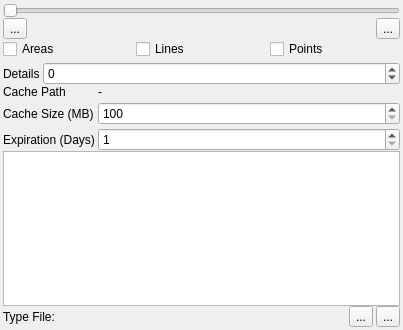
<?xml version="1.0" encoding="UTF-8"?>
<ui version="4.0">
 <class>IMapPropSetup</class>
 <widget class="QWidget" name="IMapPropSetup">
  <property name="geometry">
   <rect>
    <x>0</x>
    <y>0</y>
    <width>403</width>
    <height>330</height>
   </rect>
  </property>
  <property name="windowTitle">
   <string>Form</string>
  </property>
  <layout class="QVBoxLayout" name="verticalLayout">
   <property name="spacing">
    <number>0</number>
   </property>
   <property name="leftMargin">
    <number>3</number>
   </property>
   <property name="topMargin">
    <number>3</number>
   </property>
   <property name="rightMargin">
    <number>3</number>
   </property>
   <property name="bottomMargin">
    <number>3</number>
   </property>
   <item>
    <widget class="QSlider" name="sliderOpacity">
     <property name="toolTip">
      <string>&lt;html&gt;&lt;head/&gt;&lt;body&gt;&lt;p&gt;Change opacity of map&lt;/p&gt;&lt;/body&gt;&lt;/html&gt;</string>
     </property>
     <property name="orientation">
      <enum>Qt::Orientation::Horizontal</enum>
     </property>
    </widget>
   </item>
   <item>
    <layout class="QHBoxLayout" name="horizontalLayout">
     <property name="spacing">
      <number>3</number>
     </property>
     <item>
      <widget class="QToolButton" name="toolSetMinScale">
       <property name="toolTip">
        <string>Click to use the current zoom as maximum 
zoom-in to display the map.</string>
       </property>
       <property name="text">
        <string>...</string>
       </property>
       <property name="icon">
        <iconset resource="../resources.qrc">
         <normaloff>:/icons/8x8/bullet_green.png</normaloff>
         <normalon>:/icons/8x8/bullet_red.png</normalon>:/icons/8x8/bullet_green.png</iconset>
       </property>
       <property name="iconSize">
        <size>
         <width>8</width>
         <height>8</height>
        </size>
       </property>
       <property name="checkable">
        <bool>true</bool>
       </property>
      </widget>
     </item>
     <item>
      <widget class="CScaleWidget" name="widgetScale" native="true"/>
     </item>
     <item>
      <widget class="QToolButton" name="toolSetMaxScale">
       <property name="toolTip">
        <string>Click to use the current zoom as maximum 
zoom-out to display the map.</string>
       </property>
       <property name="text">
        <string>...</string>
       </property>
       <property name="icon">
        <iconset resource="../resources.qrc">
         <normaloff>:/icons/8x8/bullet_green.png</normaloff>
         <normalon>:/icons/8x8/bullet_red.png</normalon>:/icons/8x8/bullet_green.png</iconset>
       </property>
       <property name="iconSize">
        <size>
         <width>8</width>
         <height>8</height>
        </size>
       </property>
       <property name="checkable">
        <bool>true</bool>
       </property>
      </widget>
     </item>
    </layout>
   </item>
   <item>
    <widget class="QFrame" name="frameVectorItems">
     <property name="frameShape">
      <enum>QFrame::Shape::NoFrame</enum>
     </property>
     <property name="frameShadow">
      <enum>QFrame::Shadow::Plain</enum>
     </property>
     <layout class="QVBoxLayout" name="verticalLayout_4">
      <property name="spacing">
       <number>3</number>
      </property>
      <property name="leftMargin">
       <number>0</number>
      </property>
      <property name="topMargin">
       <number>0</number>
      </property>
      <property name="rightMargin">
       <number>0</number>
      </property>
      <property name="bottomMargin">
       <number>0</number>
      </property>
      <item>
       <layout class="QHBoxLayout" name="horizontalLayout_2">
        <item>
         <widget class="QCheckBox" name="checkPolygons">
          <property name="text">
           <string>Areas</string>
          </property>
         </widget>
        </item>
        <item>
         <widget class="QCheckBox" name="checkPolylines">
          <property name="text">
           <string>Lines</string>
          </property>
         </widget>
        </item>
        <item>
         <widget class="QCheckBox" name="checkPoints">
          <property name="text">
           <string>Points</string>
          </property>
         </widget>
        </item>
       </layout>
      </item>
      <item>
       <layout class="QHBoxLayout" name="horizontalLayout_3">
        <item>
         <widget class="QLabel" name="label_4">
          <property name="sizePolicy">
           <sizepolicy hsizetype="Maximum" vsizetype="Preferred">
            <horstretch>0</horstretch>
            <verstretch>0</verstretch>
           </sizepolicy>
          </property>
          <property name="text">
           <string>Details</string>
          </property>
         </widget>
        </item>
        <item>
         <widget class="QSpinBox" name="spinAdjustDetails">
          <property name="minimum">
           <number>-5</number>
          </property>
          <property name="maximum">
           <number>5</number>
          </property>
         </widget>
        </item>
       </layout>
      </item>
     </layout>
    </widget>
   </item>
   <item>
    <widget class="QFrame" name="frameTileCache">
     <property name="frameShape">
      <enum>QFrame::Shape::NoFrame</enum>
     </property>
     <property name="frameShadow">
      <enum>QFrame::Shadow::Raised</enum>
     </property>
     <layout class="QVBoxLayout" name="verticalLayout_2">
      <property name="spacing">
       <number>3</number>
      </property>
      <property name="leftMargin">
       <number>0</number>
      </property>
      <property name="topMargin">
       <number>0</number>
      </property>
      <property name="rightMargin">
       <number>0</number>
      </property>
      <property name="bottomMargin">
       <number>0</number>
      </property>
      <item>
       <layout class="QFormLayout" name="formLayout">
        <property name="fieldGrowthPolicy">
         <enum>QFormLayout::FieldGrowthPolicy::AllNonFixedFieldsGrow</enum>
        </property>
        <property name="horizontalSpacing">
         <number>3</number>
        </property>
        <property name="verticalSpacing">
         <number>3</number>
        </property>
        <item row="1" column="0">
         <widget class="QLabel" name="label_2">
          <property name="text">
           <string>Cache Size (MB)</string>
          </property>
         </widget>
        </item>
        <item row="1" column="1">
         <widget class="QSpinBox" name="spinCacheSize">
          <property name="minimum">
           <number>100</number>
          </property>
          <property name="maximum">
           <number>1000</number>
          </property>
          <property name="singleStep">
           <number>100</number>
          </property>
         </widget>
        </item>
        <item row="2" column="0">
         <widget class="QLabel" name="label_3">
          <property name="text">
           <string>Expiration (Days)</string>
          </property>
         </widget>
        </item>
        <item row="2" column="1">
         <widget class="QSpinBox" name="spinCacheExpiration">
          <property name="minimum">
           <number>1</number>
          </property>
          <property name="maximum">
           <number>14</number>
          </property>
         </widget>
        </item>
        <item row="0" column="1">
         <widget class="QLabel" name="labelCachePath">
          <property name="text">
           <string>-</string>
          </property>
          <property name="scaledContents">
           <bool>true</bool>
          </property>
         </widget>
        </item>
        <item row="0" column="0">
         <widget class="QLabel" name="label">
          <property name="text">
           <string>Cache Path</string>
          </property>
         </widget>
        </item>
       </layout>
      </item>
     </layout>
    </widget>
   </item>
   <item>
    <widget class="QFrame" name="frameLayers">
     <property name="frameShape">
      <enum>QFrame::Shape::NoFrame</enum>
     </property>
     <property name="frameShadow">
      <enum>QFrame::Shadow::Raised</enum>
     </property>
     <layout class="QVBoxLayout" name="verticalLayout_3">
      <property name="spacing">
       <number>3</number>
      </property>
      <property name="leftMargin">
       <number>0</number>
      </property>
      <property name="topMargin">
       <number>0</number>
      </property>
      <property name="rightMargin">
       <number>0</number>
      </property>
      <property name="bottomMargin">
       <number>0</number>
      </property>
      <item>
       <widget class="QListWidget" name="listLayers">
        <property name="sizePolicy">
         <sizepolicy hsizetype="Expanding" vsizetype="Maximum">
          <horstretch>0</horstretch>
          <verstretch>0</verstretch>
         </sizepolicy>
        </property>
        <property name="frameShape">
         <enum>QFrame::Shape::StyledPanel</enum>
        </property>
       </widget>
      </item>
     </layout>
    </widget>
   </item>
   <item>
    <widget class="QFrame" name="frameTypFile">
     <property name="frameShape">
      <enum>QFrame::Shape::NoFrame</enum>
     </property>
     <property name="frameShadow">
      <enum>QFrame::Shadow::Plain</enum>
     </property>
     <layout class="QHBoxLayout" name="horizontalLayout_5">
      <property name="spacing">
       <number>3</number>
      </property>
      <property name="leftMargin">
       <number>0</number>
      </property>
      <property name="topMargin">
       <number>0</number>
      </property>
      <property name="rightMargin">
       <number>0</number>
      </property>
      <property name="bottomMargin">
       <number>0</number>
      </property>
      <item>
       <widget class="QLabel" name="label_5">
        <property name="sizePolicy">
         <sizepolicy hsizetype="Maximum" vsizetype="Preferred">
          <horstretch>0</horstretch>
          <verstretch>0</verstretch>
         </sizepolicy>
        </property>
        <property name="text">
         <string>Type File:</string>
        </property>
       </widget>
      </item>
      <item>
       <widget class="QLabel" name="labelTypeFile">
        <property name="text">
         <string/>
        </property>
       </widget>
      </item>
      <item>
       <widget class="QToolButton" name="toolClearTypFile">
        <property name="toolTip">
         <string>Forget external type file and use internal types.</string>
        </property>
        <property name="text">
         <string>...</string>
        </property>
        <property name="icon">
         <iconset resource="../resources.qrc">
          <normaloff>:/icons/32x32/Cancel.png</normaloff>:/icons/32x32/Cancel.png</iconset>
        </property>
       </widget>
      </item>
      <item>
       <widget class="QToolButton" name="toolOpenTypFile">
        <property name="toolTip">
         <string>Load an external type file.</string>
        </property>
        <property name="text">
         <string>...</string>
        </property>
        <property name="icon">
         <iconset resource="../resources.qrc">
          <normaloff>:/icons/32x32/PathBlue.png</normaloff>:/icons/32x32/PathBlue.png</iconset>
        </property>
       </widget>
      </item>
     </layout>
    </widget>
   </item>
  </layout>
 </widget>
 <customwidgets>
  <customwidget>
   <class>CScaleWidget</class>
   <extends>QWidget</extends>
   <header>widgets/CScaleWidget.h</header>
   <container>1</container>
  </customwidget>
 </customwidgets>
 <resources>
  <include location="../resources.qrc"/>
 </resources>
 <connections/>
</ui>
